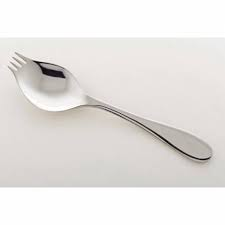
#> input picture v2/dataset/image/test/aa.jpg, 225 x 225 px, found by its file name; its folder holds only this picture in this run
$ python back.py
#> lines starting #> are read from the running program, lines starting #| are printed output that depends on the picture; after the words box and inside, x2 and y2 are one past the last pixel; in counts of white or black regions, pixels touching at a corner belong together
import numpy as np
import cv2
import os
import imutils
import math
from PIL import Image


def main_color_background(img):

    dico = {}

    im = Image.fromarray(img)
    for value in im.getdata():
        if value in dico.keys():
            dico[value] += 1
        else:
            dico[value] = 1

    max_value = 0
    color = []
    for key, value in dico.items():
        if value > max_value:
            if key != (0, 255, 0):
                max_value = value
                color = key

    return color


def open_picture(image):

    """We open picture"""
#> called with image = 'test/aa.jpg'

    img = cv2.imread(image)
#> img is the input picture: shape (225, 225, 3); mean B, G, R 225.2, 227.6, 230.5
    return img


def show_picture(name, image, mode, destroy):
    cv2.imshow(name, image)
    cv2.waitKey(mode)
    if destroy == "y":
        cv2.destroyAllWindows()


def blanck_picture(img):

    """Create a black background picture same dimension of original picture"""

    blank_image = np.zeros((img.shape[0],img.shape[1],3), np.uint8)
    blank_image[0:img.shape[0], 0:img.shape[1]] = 0, 0, 0

    return blank_image


def pre_treatment(img):
    """
        gray
        ADAPTIVE_THRESH_GAUSSIAN_C

        make copy, and white picture
    """

    gray = cv2.cvtColor(img, cv2.COLOR_BGR2GRAY)
    th3 = cv2.adaptiveThreshold(gray, 255, cv2.ADAPTIVE_THRESH_GAUSSIAN_C,\
                                cv2.THRESH_BINARY,11,10)

    show_picture("th3", th3, 0, "y")

    blanck0 = blanck_picture(img)
    copy5 = img.copy()

    return th3, blanck0, copy5


def make_first_treatment(th3, copy5):
    """
        contours (filled)
        only keep contours
        other white
    """


    cont,h=cv2.findContours(th3,cv2.RETR_TREE,cv2.CHAIN_APPROX_NONE)
    for cn in cont:
        if cv2.contourArea(cn) < 10000:
            cv2.drawContours(copy5,[cn],-1,(0,255,0),3)
            cv2.fillPoly(copy5, pts =[cn], color=(0,255,0))

    show_picture("copy5", copy5, 0, "y")

    for i in range(copy5.shape[0]):
        for j in range(copy5.shape[1]):
            if copy5[i, j][0] == 0 and\
               copy5[i, j][1] == 255 and\
               copy5[i, j][2] == 0:
                pass
            else:
                copy5[i, j] = 255, 255, 255


    show_picture("copy5", copy5, 0, "y")

    return copy5


def second_treatment(copy5):
    """
        gray
        thresh
        contours filled
    """

    gray = cv2.cvtColor(copy5, cv2.COLOR_BGR2GRAY)
    _,thresh = cv2.threshold(gray,250,255,cv2.THRESH_BINARY_INV)
    cont,h=cv2.findContours(thresh,cv2.RETR_EXTERNAL,cv2.CHAIN_APPROX_SIMPLE)

    show_picture("thresh", thresh, 0, "y")

    blanck10 = blanck_picture(img)
    for cn in cont:
        print(cv2.contourArea(cn))
        if cv2.contourArea(cn) < 10000:
            cv2.drawContours(blanck10,[cn],-1,(255,255,255),1)
            cv2.fillPoly(blanck10, pts =[cn], color=(255,255,255))

    show_picture("blanck10", blanck10, 0, "y")

    return blanck10


def third_treatment(blanck10, img):
    """
        raise all execpt object on current picture
    """

    for i in range(blanck10.shape[0]):
        for j in range(blanck10.shape[1]):
            if blanck10[i, j][0] == 255 and\
               blanck10[i, j][1] == 255 and\
               blanck10[i, j][2] == 255:
                pass
            else:
                img[i, j] = 255, 255, 255


    show_picture("img", img, 0, "y")

    return img


def treatment(img, name):


    show_picture("img", img, 0, "y")
    th3, blanck0, copy5 = pre_treatment(img)

    copy5 = make_first_treatment(th3, copy5)
    blanck10 = second_treatment(copy5)
    img = third_treatment(blanck10, img)


    show_picture("img", img, 0, "y")


liste = os.listdir("test/")
for i in liste:
    i = str("test/") + str(i)

    img = open_picture(i)
    img = cv2.resize(img, (200, 200))
#> img: shape (200, 200, 3)
    color = main_color_background(img)
#> after the loop in main_color_background, `for value in im.getdata():`: dico = 2976 items
#> the loop in main_color_background, `for key, value in dico.items():` made 2976 passes
#> (value, max_value, color) on pass 1: (11952, 11952, (254, 254, 254))
#> (key, value) on passes 2 to 7: ((255, 255, 255), 171), ((252, 252, 252), 7), ((253, 253, 253), 322), ((253, 253, 254), 29), ((252, 253, 253), 44), ((251, 252, 252), 15)
#> after the loop in main_color_background, `for key, value in dico.items():`: max_value = 11952
#> color = (254, 254, 254)

    print(color)
#| (254, 254, 254)

    show_picture("img", img, 0, "y")
    treatment(img, i)
#> in pre_treatment, `th3 = cv2.adaptiveThreshold(gray, 255, cv2.ADAPTIVE_THRESH_GAUSSIAN_C,..`:
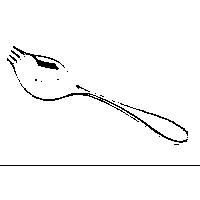
#> th3: shape (200, 200); 97.4% white; black in thin lines or dots, all inside (x1, y1, x2, y2) = (0, 46, 200, 166)
#> in pre_treatment, `blanck0 = blanck_picture(img)`: blanck0: shape (200, 200, 3); every value is 0
#> in make_first_treatment, `cont,h=cv2.findContours(th3,cv2.RETR_TREE,cv2.CHAIN_APPROX_NONE)`: cont = 62 contours, 52 with area under 20; largest, box (x1, y1, x2, y2) and area: (0, 0, 200, 165) 32636, (0, 166, 200, 200) 6567, (31, 92, 189, 144) 501, (12, 45, 61, 71) 295, (135, 108, 189, 137) 153; h = 62 rows, first 6: [1, -1, -1, -1], [-1, 0, 2, -1], [3, -1, -1, 1], [4, 2, -1, 1], [5, 3, -1, 1], [6, 4, -1, 1]
#> the loop in make_first_treatment, `for cn in cont:` made 62 passes
#> cn on passes 4, 5, 6, 8, 11, 12, 14, 26, 28, 33, 35, 36: [[186, 137], [187, 136], [188, 137], [187, 138]], [[158, 136], [159, 135], [160, 136], [159, 137]], [[144, 126], [145, 125], [146, 126], [145, 127]], [[135, 120], [136, 119], [137, 120], [136, 121]], [[129, 116], [130, 115], [131, 116], [130, 117]], [[127, 115], [128, 114], [129, 115], [128, 116]], [[124, 113], [125, 112], [126, 113], [125, 114]], [[117, 102], [118, 101], [119, 102], [118, 103]], [[111, 100], [112, 99], [113, 100], [112, 101]], [[94, 93], [95, 92], [96, 93], [95, 94]], [[101, 99]], [[88, 94]]
#> after the loop in make_first_treatment, `for cn in cont:`:
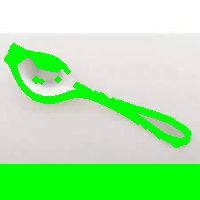
#> copy5: shape (200, 200, 3); mean B, G, R 165.9, 234.8, 170.3
#> after the loop in make_first_treatment, `for i in range(copy5.shape[0]):`:
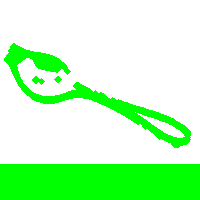
#> copy5: shape (200, 200, 3); mean B, G, R 188.1, 255, 188.1
#> in second_treatment, `gray = cv2.cvtColor(copy5, cv2.COLOR_BGR2GRAY)`:
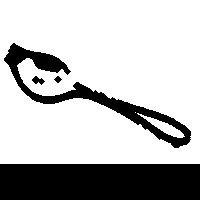
#> gray: shape (200, 200); values 150 (black) and 255 (white), 73.8% white; 4 black regions, box (x1, y1, x2, y2) and area: (0, 164, 200, 200) 7200, (4, 43, 191, 148) 3193, (32, 76, 45, 85) 63, (54, 76, 62, 83) 32
#> in second_treatment, `_,thresh = cv2.threshold(gray,250,255,cv2.THRESH_BINARY_INV)`: thresh: shape (200, 200); 26.2% white; 4 white regions
#> in second_treatment, `cont,h=cv2.findContours(thresh,cv2.RETR_EXTERNAL,cv2.CHAIN_APPROX_SIMP..`: cont = 4 contours; box (x1, y1, x2, y2) and area: (0, 164, 200, 200) 6965, (4, 43, 191, 148) 3254, (32, 76, 45, 85) 50, (54, 76, 62, 83) 24; h = [[1, -1, -1, -1], [2, 0, -1, -1], [3, 1, -1, -1], [-1, 2, -1, -1]]
#> the loop in second_treatment, `for cn in cont:` made 4 passes
#> cn on pass 1: [[0, 164], [0, 199], [199, 199], [199, 164]]
#| 6965.0
#| 24.0
#| 49.5
#| 3254.5
#> after the loop in second_treatment, `for cn in cont:`:
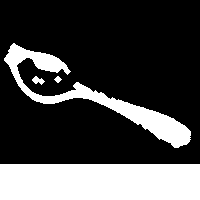
#> blanck10: shape (200, 200, 3); 27% white; 4 white regions, box (x1, y1, x2, y2) and area: (0, 164, 200, 200) 7200, (4, 43, 191, 148) 3523, (32, 76, 45, 85) 63, (54, 76, 62, 83) 32
#> after the loop in third_treatment, `for i in range(blanck10.shape[0]):`:
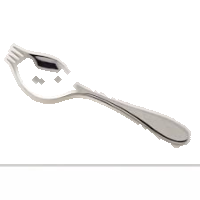
#> img: shape (200, 200, 3); mean B, G, R 246.7, 247.2, 247.7

$ run again, on v2/dataset/image/test/bb.jpg
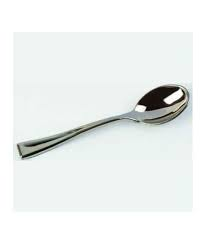
#> input picture v2/dataset/image/test/bb.jpg, 206 x 244 px, found by its file name
#> in open_picture, img is the input picture: shape (244, 206, 3); mean B, G, R 238.3, 239.5, 236.3
#> after the loop in main_color_background, `for value in im.getdata():`: dico = 3740 items
#> the loop in main_color_background, `for key, value in dico.items():` made 3740 passes
#> (value, max_value, color) on passes 1, 20: (11383, 11383, (255, 255, 255)), (13263, 13263, (243, 244, 240))
#> after the loop in main_color_background, `for key, value in dico.items():`: max_value = 13263
#> `color = main_color_background(img)`: color = (243, 244, 240)
#| (243, 244, 240)
#> in pre_treatment, `th3 = cv2.adaptiveThreshold(gray, 255, cv2.ADAPTIVE_THRESH_GAUSSIAN_C,..`:
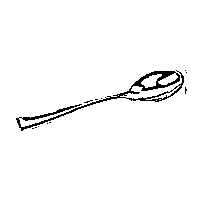
#> th3: shape (200, 200); 97.3% white; black in thin lines or dots, all inside (x1, y1, x2, y2) = (16, 70, 187, 131)
#> blanck0: shape (200, 200, 3); every value is 0
#> in make_first_treatment, `cont,h=cv2.findContours(th3,cv2.RETR_TREE,cv2.CHAIN_APPROX_NONE)`: cont = 27 contours, 22 with area under 20; largest, box (x1, y1, x2, y2) and area: (0, 0, 200, 200) 39601, (15, 70, 181, 132) 1062, (125, 71, 185, 103) 294, (21, 103, 83, 122) 214, (141, 74, 162, 88) 132; h = 27 rows, first 6: [-1, -1, 1, -1], [2, -1, -1, 0], [3, 1, -1, 0], [4, 2, -1, 0], [5, 3, -1, 0], [6, 4, -1, 0]
#> the loop in make_first_treatment, `for cn in cont:` made 27 passes
#> cn on passes 4, 5, 12, 13, 15, 18, 20, 21: [[37, 126], [38, 125], [39, 126], [38, 127]], [[46, 123], [47, 122], [48, 123], [47, 124]], [[100, 98], [101, 97], [102, 98], [101, 99]], [[104, 97], [105, 96], [106, 97], [105, 98]], [[172, 89], [173, 88], [174, 89], [173, 90]], [[185, 72], [186, 71], [187, 72], [186, 73]], [[156, 100]], [[159, 99], [160, 99]]
#> thresh: shape (200, 200); 8% white; 1 white region
#> in second_treatment, `cont,h=cv2.findContours(thresh,cv2.RETR_EXTERNAL,cv2.CHAIN_APPROX_SIMP..`: cont = 1 contour; box (x1, y1, x2, y2) and area: (13, 67, 190, 134) 3056; h = [[-1, -1, -1, -1]]
#> the loop in second_treatment, `for cn in cont:` made 1 pass
#| 3055.5
#> after the loop in third_treatment, `for i in range(blanck10.shape[0]):`:
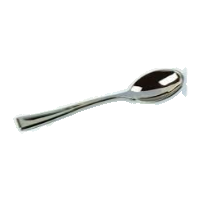
#> img: shape (200, 200, 3); mean B, G, R 245.8, 246.2, 245.9

$ run again, on v2/dataset/image/test/dd.jpg
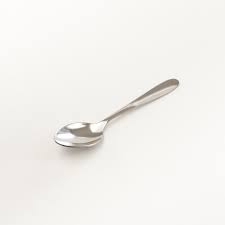
#> input picture v2/dataset/image/test/dd.jpg, 225 x 225 px, found by its file name
#> in open_picture, img is the input picture: shape (225, 225, 3); mean B, G, R 237.6, 241.3, 242.9
#> the loop in main_color_background, `for value in im.getdata():` made 40000 passes
#> value on passes 1 to 3: (250, 252, 253), (250, 252, 253), (250, 252, 253)
#> after the loop in main_color_background, `for value in im.getdata():`: dico = 2025 items
#> the loop in main_color_background, `for key, value in dico.items():` made 2025 passes
#> (value, max_value, color) on passes 1, 2, 3, 5, 9, 10, 11: (196, 196, (250, 252, 253)), (1044, 1044, (249, 251, 252)), (1594, 1594, (248, 250, 251)), (3222, 3222, (246, 248, 249)), (3261, 3261, (242, 246, 247)), (4277, 4277, (241, 245, 246)), (4863, 4863, (240, 244, 245))
#> after the loop in main_color_background, `for key, value in dico.items():`: max_value = 4863
#> `color = main_color_background(img)`: color = (240, 244, 245)
#| (240, 244, 245)
#> in pre_treatment, `th3 = cv2.adaptiveThreshold(gray, 255, cv2.ADAPTIVE_THRESH_GAUSSIAN_C,..`:
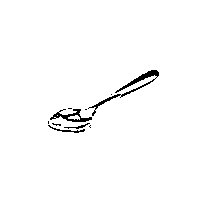
#> th3: shape (200, 200); 98.2% white; black in thin lines or dots, all inside (x1, y1, x2, y2) = (48, 70, 159, 133)
#> blanck0: shape (200, 200, 3); every value is 0
#> in make_first_treatment, `cont,h=cv2.findContours(th3,cv2.RETR_TREE,cv2.CHAIN_APPROX_NONE)`: cont = 24 contours, 15 with area under 20; largest, box (x1, y1, x2, y2) and area: (0, 0, 200, 200) 39601, (49, 108, 93, 123) 290, (114, 69, 160, 94) 234, (88, 93, 122, 111) 122, (120, 78, 156, 98) 106; h = 24 rows, first 6: [-1, -1, 1, -1], [2, -1, -1, 0], [3, 1, -1, 0], [4, 2, -1, 0], [5, 3, -1, 0], [6, 4, -1, 0]
#> the loop in make_first_treatment, `for cn in cont:` made 24 passes
#> cn on passes 2, 3, 4, 14, 16, 18, 20, 22: [[89, 127], [90, 126], [91, 127], [90, 128]], [[88, 126], [89, 125], [90, 126], [89, 127]], [[89, 125], [90, 124], [91, 125], [90, 126]], [[57, 115]], [[87, 108], [88, 107], [89, 108], [88, 109]], [[119, 97], [120, 96], [121, 97], [120, 98]], [[110, 94], [111, 93], [112, 94], [111, 95]], [[154, 78], [155, 77], [156, 78], [155, 79]]
#> thresh: shape (200, 200); 5.4% white; 1 white region
#> in second_treatment, `cont,h=cv2.findContours(thresh,cv2.RETR_EXTERNAL,cv2.CHAIN_APPROX_SIMP..`: cont = 1 contour; box (x1, y1, x2, y2) and area: (45, 67, 162, 136) 2057; h = [[-1, -1, -1, -1]]
#> the loop in second_treatment, `for cn in cont:` made 1 pass
#| 2057.0
#> after the loop in third_treatment, `for i in range(blanck10.shape[0]):`:
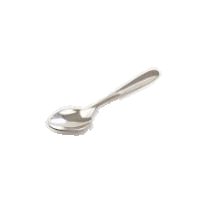
#> img: shape (200, 200, 3); mean B, G, R 251.4, 251.8, 252.1

$ run again, on v2/dataset/image/test/zz.jpg
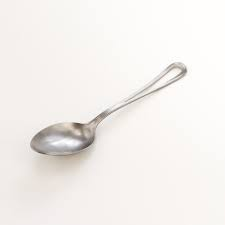
#> input picture v2/dataset/image/test/zz.jpg, 225 x 225 px, found by its file name
#> in open_picture, img is the input picture: shape (225, 225, 3); mean B, G, R 236.6, 239.8, 243.5
#> the loop in main_color_background, `for value in im.getdata():` made 40000 passes
#> value on passes 1 to 3: (238, 241, 246), (238, 241, 246), (238, 241, 246)
#> after the loop in main_color_background, `for value in im.getdata():`: dico = 2992 items
#> the loop in main_color_background, `for key, value in dico.items():` made 2992 passes
#> (value, max_value, color) on passes 1, 5, 23: (2435, 2435, (238, 241, 246)), (2609, 2609, (241, 244, 249)), (3001, 3001, (237, 240, 245))
#> after the loop in main_color_background, `for key, value in dico.items():`: max_value = 3001
#> `color = main_color_background(img)`: color = (237, 240, 245)
#| (237, 240, 245)
#> th3: shape (200, 200); 98% white; black in thin lines or dots, all inside (x1, y1, x2, y2) = (27, 55, 166, 139)
#> blanck0: shape (200, 200, 3); every value is 0
#> in make_first_treatment, `cont,h=cv2.findContours(th3,cv2.RETR_TREE,cv2.CHAIN_APPROX_NONE)`: cont = 34 contours, 28 with area under 20; largest, box (x1, y1, x2, y2) and area: (0, 0, 200, 200) 39601, (50, 59, 167, 126) 539, (26, 108, 56, 138) 167, (116, 55, 162, 88) 160, (56, 111, 87, 136) 134, (46, 136, 67, 140) 39; h = 34 rows, first 6: [-1, -1, 1, -1], [2, -1, -1, 0], [3, 1, -1, 0], [4, 2, -1, 0], [5, 3, -1, 0], [6, 4, -1, 0]
#> the loop in make_first_treatment, `for cn in cont:` made 34 passes
#> cn on passes 5, 6, 11, 12, 14, 18, 20, 21: [[69, 135], [70, 134], [71, 135], [70, 136]], [[41, 135], [42, 134], [43, 135], [42, 136]], [[41, 126], [42, 125], [43, 126], [42, 127]], [[78, 124], [79, 123], [80, 124], [79, 125]], [[49, 117], [50, 116], [51, 117], [50, 118]], [[86, 109], [87, 108], [88, 109], [87, 110]], [[87, 108], [88, 107], [89, 108], [88, 109]], [[88, 107], [89, 106], [90, 107], [89, 108]]
#> thresh: shape (200, 200); 6.8% white; 1 white region
#> in second_treatment, `cont,h=cv2.findContours(thresh,cv2.RETR_EXTERNAL,cv2.CHAIN_APPROX_SIMP..`: cont = 1 contour; box (x1, y1, x2, y2) and area: (24, 52, 169, 142) 2797; h = [[-1, -1, -1, -1]]
#> the loop in second_treatment, `for cn in cont:` made 1 pass
#| 2797.0
#> after the loop in second_treatment, `for cn in cont:`:
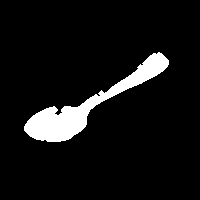
#> blanck10: shape (200, 200, 3); 7.4% white; 1 white region, box (x1, y1, x2, y2) and area: (24, 52, 169, 142) 2963
#> after the loop in third_treatment, `for i in range(blanck10.shape[0]):`:
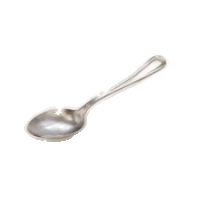
#> img: shape (200, 200, 3); mean B, G, R 249.9, 250.3, 250.7
